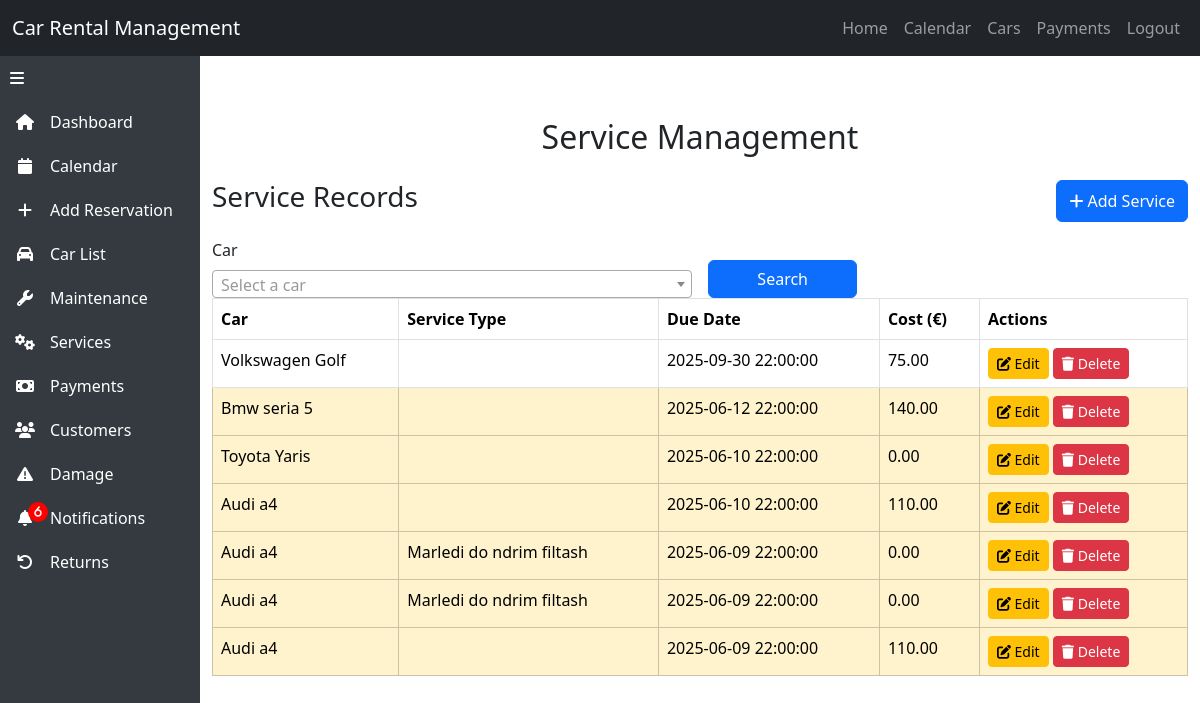
The page /services.php (signed in) on the database its author committed.
### tables this page shows
CREATE TABLE `services` (
  `service_id` int(11) NOT NULL,
  `car_id` int(11) NOT NULL,
  `cost` decimal(10,2) DEFAULT NULL,
  `due_date` timestamp NOT NULL DEFAULT current_timestamp() ON UPDATE current_timestamp(),
  `created_by` int(11) NOT NULL,
  `service_type` varchar(100) DEFAULT NULL
);

CREATE TABLE `cars` (
  `car_id` int(11) NOT NULL,
  `business_id` int(11) NOT NULL,
  `brand` varchar(100) DEFAULT NULL,
  `model` varchar(100) DEFAULT NULL,
  `license_plate` varchar(50) DEFAULT NULL
);

### services.php (the view, shortened to what this page needs)
<?php
require_once 'header.php';
$errors = [];
try {
    $stmt = $conn->prepare("SELECT `business_id`, `user_id` FROM `users` WHERE `email` = ?");
    $stmt->bind_param("s", $_SESSION['email']);
    $stmt->execute();
    $result = $stmt->get_result();
    $user = $result->fetch_assoc();
    $business_id = $user['business_id'];
    $stmt = $conn->prepare("SELECT `car_id`, `brand`, `model`, `license_plate` FROM `cars` WHERE `business_id` = ? ORDER BY `brand`, `model`");
    $stmt->bind_param("i", $business_id);
    $stmt->execute();
    $cars = $stmt->get_result()->fetch_all(MYSQLI_ASSOC);
    $sql = "SELECT `s`.*, `c`.`brand`, `c`.`model`
            FROM `services` `s`
            JOIN `cars` `c` ON `s`.`car_id` = `c`.`car_id`
            WHERE `c`.`business_id` = ?";
    $params = [$business_id];
    $types = "i";
    $sql .= " ORDER BY `s`.`due_date` DESC";
    $stmt = $conn->prepare($sql);
    $stmt->bind_param($types, ...$params);
    $stmt->execute();
    $service_records = $stmt->get_result()->fetch_all(MYSQLI_ASSOC);
} catch (Exception $e) {
    $errors[] = 'Database error: ' . $e->getMessage();
}
?>
<!DOCTYPE html>
<html lang="en">
<head>
</head>
<body>
    <div class="main-content" id="mainContent">
        <div class="container my-5">
            <h2 class="text-center mb-4">Service Management</h2>
            <div class="table-container">
                <div class="d-flex justify-content-between mb-3">
                    <h3>Service Records</h3>
                    <?php if (!empty($cars)): ?>
                        <button class="btn btn-primary" data-bs-toggle="modal" data-bs-target="#addServiceModal">
                            <i class="fas fa-plus"></i> Add Service
                        </button>
                    <?php endif; ?>
                </div>
                <div class="search-bar">
                    <form method="GET" action="services.php" class="row g-3">
                        <div class="col-md-6">
                            <label for="search_car_id" class="form-label">Car</label>
                        </div>
                        <div class="col-md-2 d-flex align-items-end">
                            <button type="submit" class="btn btn-primary w-100">Search</button>
                        </div>
                    </form>
                </div>
                <?php if (empty($cars)): ?>
                    <div class="alert alert-warning">No cars found. Please add a car first.</div>
                <?php elseif (empty($service_records)): ?>
                    <div class="alert alert-warning">No service records found.</div>
                <?php else: ?>
                    <table class="table table-bordered table-hover">
                        <thead>
                            <tr>
                                <th>Car</th>
                                <th>Service Type</th>
                                <th>Due Date</th>
                                <th>Cost (€)</th>
                                <th>Actions</th>
                            </tr>
                        </thead>
                        <tbody>
                            <?php
                            $today = new DateTime();
                            $warning_threshold = (new DateTime())->modify('+7 days');
                            foreach ($service_records as $record):
                                $due_date = new DateTime($record['due_date']);
                                $row_class = '';
                                if ($due_date < $today) {
                                    $row_class = 'table-danger';
                                } elseif ($due_date <= $warning_threshold) {
                                    $row_class = 'table-warning';
                                }
                            ?>
                                <tr class="<?= $row_class ?>">
                                    <td><?= htmlspecialchars($record['brand'] . ' ' . $record['model']) ?></td>
                                    <td><?= htmlspecialchars($record['service_type']) ?></td>
                                    <td><?= htmlspecialchars($record['due_date']) ?></td>
                                    <td><?= number_format($record['cost'], 2) ?></td>
                                    <td>
                                        <button class="btn btn-sm btn-warning" data-bs-toggle="modal" data-bs-target="#editServiceModal"
                                            data-service-id="<?= $record['service_id'] ?>"
                                            data-car-id="<?= $record['car_id'] ?>"
                                            data-service-type="<?= htmlspecialchars($record['service_type']) ?>"
                                            data-due-date="<?= $record['due_date'] ?>"
                                            data-cost="<?= $record['cost'] ?>">
                                            <i class="fas fa-edit"></i> Edit
                                        </button>
                                        <button class="btn btn-sm btn-danger" data-bs-toggle="modal" data-bs-target="#deleteServiceModal"
                                            data-service-id="<?= $record['service_id'] ?>"
                                            data-service-type="<?= htmlspecialchars($record['service_type']) ?>">
                                            <i class="fas fa-trash"></i> Delete
                                        </button>
                                    </td>
                                </tr>
                            <?php endforeach; ?>
                        </tbody>
                    </table>
                <?php endif; ?>
            </div>
        </div>
    </div>
</body>
</html>

### header.php (style rules this page uses)
.main-content { transition: margin-left 0.3s; padding-top: 70px; }
.main-content:not(.collapsed) { margin-left: 200px; }

### rows shown on the page
services: car.model "Volkswagen Golf", due_date "2025-09-30 22:00:00", cost "75.00"
services: car.model "Bmw seria 5", due_date "2025-06-12 22:00:00", cost "140.00"
services: car.model "Toyota Yaris", due_date "2025-06-10 22:00:00", cost "0.00"
services: car.model "Audi a4", due_date "2025-06-10 22:00:00", cost "110.00"
services: car.model "Audi a4", service_type "Marledi do ndrim filtash", due_date "2025-06-09 22:00:00", cost "0.00"
services: car.model "Audi a4", service_type "Marledi do ndrim filtash", due_date "2025-06-09 22:00:00", cost "0.00"
services: car.model "Audi a4", due_date "2025-06-09 22:00:00", cost "110.00"

### other values the page prints
$notification_count "6"
